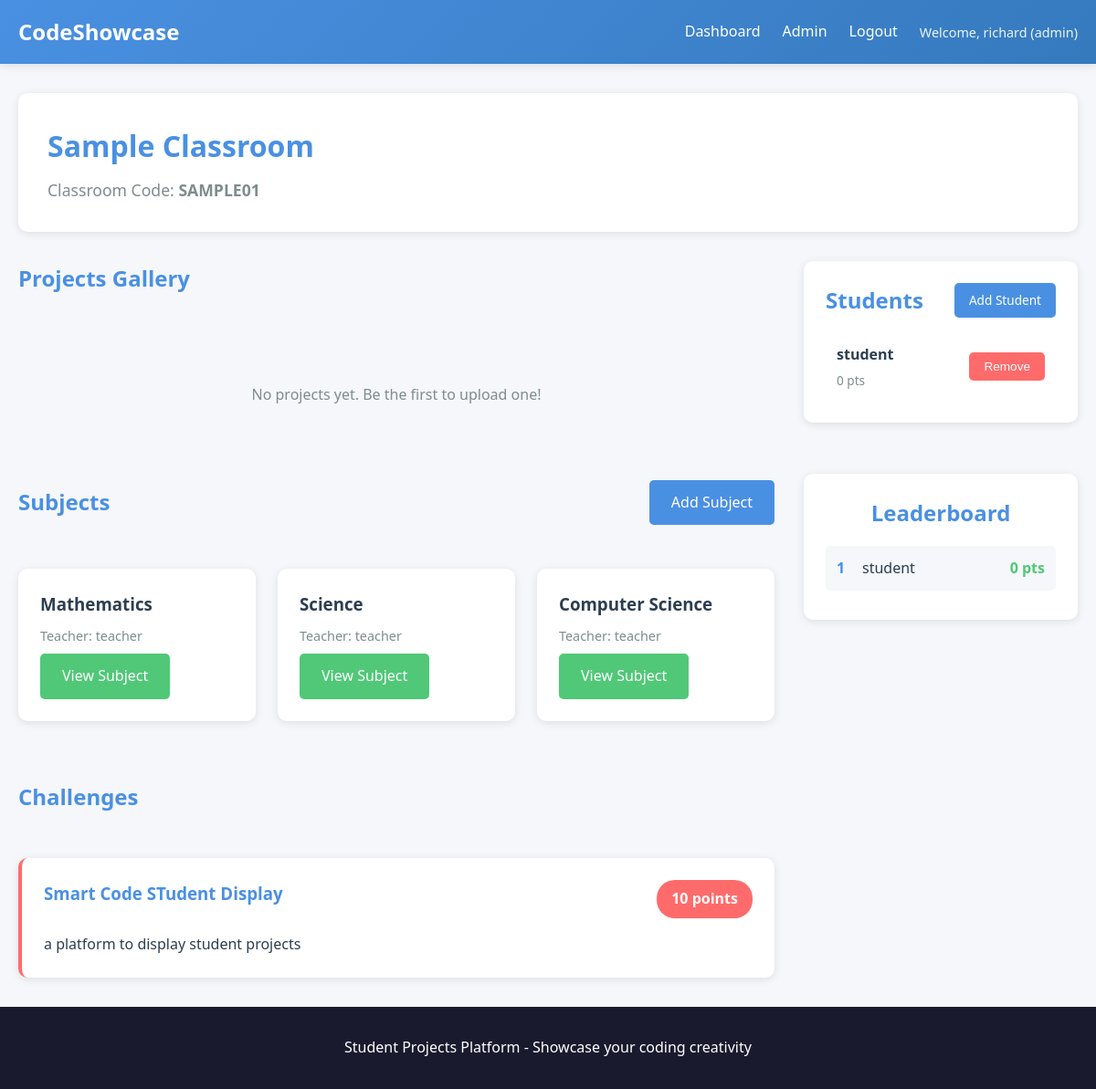
The page /classroom/1 (signed in) on the database its author committed.
### app.py (models this page shows)
class User(UserMixin, db.Model):
    id = db.Column(db.Integer, primary_key=True)
    username = db.Column(db.String(80), unique=True, nullable=False)
    email = db.Column(db.String(120), unique=True, nullable=False)
    password_hash = db.Column(db.String(255), nullable=False)
    role = db.Column(db.String(20), default='student')  # student, teacher, staff, parent, or admin
    parent_email = db.Column(db.String(120), nullable=True)  # Parent email for students (required for students)
    created_at = db.Column(db.DateTime, default=datetime.utcnow)
    classrooms = db.relationship('Classroom', backref='teacher', lazy=True)
    projects = db.relationship('Project', foreign_keys='Project.student_id', backref='student', lazy=True)
    challenge_submissions = db.relationship('ChallengeSubmission', backref='student', lazy=True)

class Classroom(db.Model):
    id = db.Column(db.Integer, primary_key=True)
    name = db.Column(db.String(100), nullable=False)
    code = db.Column(db.String(10), unique=True, nullable=False)
    teacher_id = db.Column(db.Integer, db.ForeignKey('user.id'), nullable=False)
    created_at = db.Column(db.DateTime, default=datetime.utcnow)
    students = db.relationship('ClassroomStudent', backref='classroom', lazy=True, cascade='all, delete-orphan')
    projects = db.relationship('Project', backref='classroom', lazy=True)
    challenges = db.relationship('Challenge', backref='classroom', lazy=True)
    subjects = db.relationship('Subject', backref='classroom', lazy=True, cascade='all, delete-orphan')

class Subject(db.Model):
    id = db.Column(db.Integer, primary_key=True)
    name = db.Column(db.String(100), nullable=False)
    classroom_id = db.Column(db.Integer, db.ForeignKey('classroom.id'), nullable=False)
    teacher_id = db.Column(db.Integer, db.ForeignKey('user.id'), nullable=False)
    created_at = db.Column(db.DateTime, default=datetime.utcnow)
    teacher = db.relationship('User', foreign_keys=[teacher_id], backref='taught_subjects')
    assignments = db.relationship('Assignment', backref='subject', lazy=True, cascade='all, delete-orphan')

class Challenge(db.Model):
    id = db.Column(db.Integer, primary_key=True)
    title = db.Column(db.String(200), nullable=False)
    description = db.Column(db.Text, nullable=False)
    points = db.Column(db.Integer, default=10)
    classroom_id = db.Column(db.Integer, db.ForeignKey('classroom.id'), nullable=False)
    created_at = db.Column(db.DateTime, default=datetime.utcnow)
    submissions = db.relationship('ChallengeSubmission', backref='challenge', lazy=True)

class ClassroomStudent(db.Model):
    id = db.Column(db.Integer, primary_key=True)
    classroom_id = db.Column(db.Integer, db.ForeignKey('classroom.id'), nullable=False)
    student_id = db.Column(db.Integer, db.ForeignKey('user.id'), nullable=False)
    joined_at = db.Column(db.DateTime, default=datetime.utcnow)
    points = db.Column(db.Integer, default=0)
    student = db.relationship('User', backref='enrollments')
    db.UniqueConstraint('classroom_id', 'student_id')

### app.py (the view, shortened to what this page needs)
@app.route('/classroom/<int:classroom_id>')
@login_required
def classroom_view(classroom_id):
    classroom = Classroom.query.get_or_404(classroom_id)
    if current_user.role in ['teacher', 'staff', 'admin']:
        if classroom.teacher_id != current_user.id and current_user.role != 'admin':
            flash('You do not have access to this classroom', 'error')
            return redirect(url_for('dashboard'))
    projects = Project.query.filter_by(classroom_id=classroom_id).order_by(Project.created_at.desc()).all()
    challenges = Challenge.query.filter_by(classroom_id=classroom_id).all()
    subjects = Subject.query.filter_by(classroom_id=classroom_id).all()
    enrollments = ClassroomStudent.query.filter_by(classroom_id=classroom_id).order_by(ClassroomStudent.points.desc()).limit(10).all()
    leaderboard = []
    for e in enrollments:
        student = User.query.get(e.student_id)
        leaderboard.append({'username': student.username, 'points': e.points})
    return render_template('classroom.html', classroom=classroom, projects=projects, challenges=challenges, subjects=subjects, leaderboard=leaderboard)

### app.py (called while the page is built)
@login_manager.user_loader
def load_user(user_id):
    return User.query.get(int(user_id))

### templates/classroom.html (shortened to what this page needs)
{% extends "base.html" %}
{% block content %}
<div class="container">
    <div class="classroom-header">
        <h1>{{ classroom.name }}</h1>
        <p class="classroom-code-display">Classroom Code: <strong>{{ classroom.code }}</strong></p>
    </div>
    <div class="classroom-layout">
        <div class="classroom-main">
            <div class="section-header">
                <h2>Projects Gallery</h2>
            </div>
            {% if projects %}
                <div class="projects-gallery">
                    {% for project in projects %}
                        <div class="project-card-gallery">
                            <div class="project-header">
                                <h3>{{ project.title }}</h3>
                                <span class="project-type-badge">{{ project.project_type|upper }}</span>
                            </div>
                            <p class="project-description">{{ project.description[:150] }}{% if project.description|length > 150 %}...{% endif %}</p>
                            <div class="project-stats">
                                <span>{{ project.likes }} likes</span>
                                <span>{{ project.views }} views</span>
                                <span>By {{ project.student.username }}</span>
                            </div>
                            <a href="{{ url_for('view_project', project_id=project.id) }}" class="btn btn-secondary">View Project</a>
                        </div>
                    {% endfor %}
                </div>
            {% else %}
                <div class="empty-state">
                    <p>No projects yet. Be the first to upload one!</p>
                </div>
            {% endif %}
            <div class="section-header">
                <h2>Subjects</h2>
                {% if current_user.role == 'admin' %}
                    <a href="{{ url_for('add_subject', classroom_id=classroom.id) }}" class="btn btn-primary">Add Subject</a>
                {% endif %}
            </div>
            {% if subjects %}
                <div class="subjects-grid">
                    {% for subject in subjects %}
                        <div class="subject-card">
                            <h3>{{ subject.name }}</h3>
                            <p class="subject-teacher">Teacher: {{ subject.teacher.username }}</p>
                            <a href="{{ url_for('view_subject', subject_id=subject.id) }}" class="btn btn-secondary">View Subject</a>
                        </div>
                    {% endfor %}
                </div>
            {% else %}
                <div class="empty-state">
                    <p>No subjects yet.{% if current_user.role == 'admin' %} Add subjects to organize assignments!{% endif %}</p>
                </div>
            {% endif %}
            <div class="section-header">
                <h2>Challenges</h2>
            </div>
            {% if challenges %}
                <div class="challenges-list">
                    {% for challenge in challenges %}
                        <div class="challenge-card">
                            <div class="challenge-header">
                                <h3>{{ challenge.title }}</h3>
                                <span class="challenge-points">{{ challenge.points }} points</span>
                            </div>
                            <p>{{ challenge.description }}</p>
                        </div>
                    {% endfor %}
                </div>
            {% else %}
                <div class="empty-state">
                    <p>No challenges yet.{% if current_user.role == 'teacher' %} Create one to engage your students!{% endif %}</p>
                </div>
            {% endif %}
        </div>
        <div class="classroom-sidebar">
            {% if current_user.role in ['teacher', 'admin'] or (current_user.role == 'staff' and classroom.teacher_id == current_user.id) %}
                <div class="students-card">
                    <div class="section-header">
                        <h2>Students</h2>
                        <a href="{{ url_for('add_student_to_classroom', classroom_id=classroom.id) }}" class="btn btn-small btn-primary">Add Student</a>
                    </div>
                    {% if classroom.students %}
                        <ul class="students-list">
                            {% for enrollment in classroom.students %}
                                <li class="student-item">
                                    <div class="student-info">
                                        <span class="student-name">{{ enrollment.student.username }}</span>
                                        <span class="student-points">{{ enrollment.points }} pts</span>
                                    </div>
                                    {% if current_user.role in ['teacher', 'admin'] or (current_user.role == 'staff' and classroom.teacher_id == current_user.id) %}
                                        <form method="POST" action="{{ url_for('remove_student_from_classroom', classroom_id=classroom.id, student_id=enrollment.student.id) }}" style="display: inline;" onsubmit="return confirm('Remove {{ enrollment.student.username }} from this classroom?')">
                                            <button type="submit" class="btn btn-small btn-danger">Remove</button>
                                        </form>
                                    {% endif %}
                                </li>
                            {% endfor %}
                        </ul>
                    {% else %}
                        <p class="empty-state">No students enrolled yet</p>
                    {% endif %}
                </div>
            {% endif %}
            <div class="leaderboard-card">
                <h2>Leaderboard</h2>
                {% if leaderboard %}
                    <ol class="leaderboard-list">
                        {% for entry in leaderboard %}
                            <li>
                                <span class="leaderboard-name">{{ entry.username }}</span>
                                <span class="leaderboard-points">{{ entry.points }} pts</span>
                            </li>
                        {% endfor %}
                    </ol>
                {% else %}
                    <p class="empty-state">No leaderboard data yet</p>
                {% endif %}
            </div>
        </div>
    </div>
</div>
{% endblock %}

### templates/base.html (shortened to what this page needs)
<!DOCTYPE html>
<html lang="en">
<head>
    <link rel="stylesheet" href="{{ url_for('static', filename='css/style.css') }}">
</head>
<body>
    <nav class="navbar">
        <div class="container">
            <a href="{{ url_for('index') }}" class="logo">CodeShowcase</a>
            <div class="nav-links">
                {% if current_user.is_authenticated %}
                    <a href="{{ url_for('dashboard') }}">Dashboard</a>
                    {% if current_user.role == 'admin' %}
                        <a href="{{ url_for('admin_dashboard') }}">Admin</a>
                    {% endif %}
                    <a href="{{ url_for('logout') }}">Logout</a>
                    <span class="user-info">Welcome, {{ current_user.username }} ({{ current_user.role }})</span>
                {% else %}
                    <a href="{{ url_for('login') }}">Login</a>
                    <a href="{{ url_for('register') }}">Register</a>
                {% endif %}
            </div>
        </div>
    </nav>
    <main class="main-content">
        {% block content %}{% endblock %}
    </main>
    <footer class="footer">
        <div class="container">
            <p>Student Projects Platform - Showcase your coding creativity</p>
        </div>
    </footer>
</body>
</html>

### rows shown on the page
User: username "richard", role "admin"
Classroom: name "Sample Classroom", code "SAMPLE01"
Subject: name "Mathematics", teacher.username "teacher"
Subject: name "Science", teacher.username "teacher"
Subject: name "Computer Science", teacher.username "teacher"
Challenge: title "Smart Code STudent Display", points "10", description "a platform to display student projects"
ClassroomStudent: student.username "student", points "0"
User: username "student", points "0"
